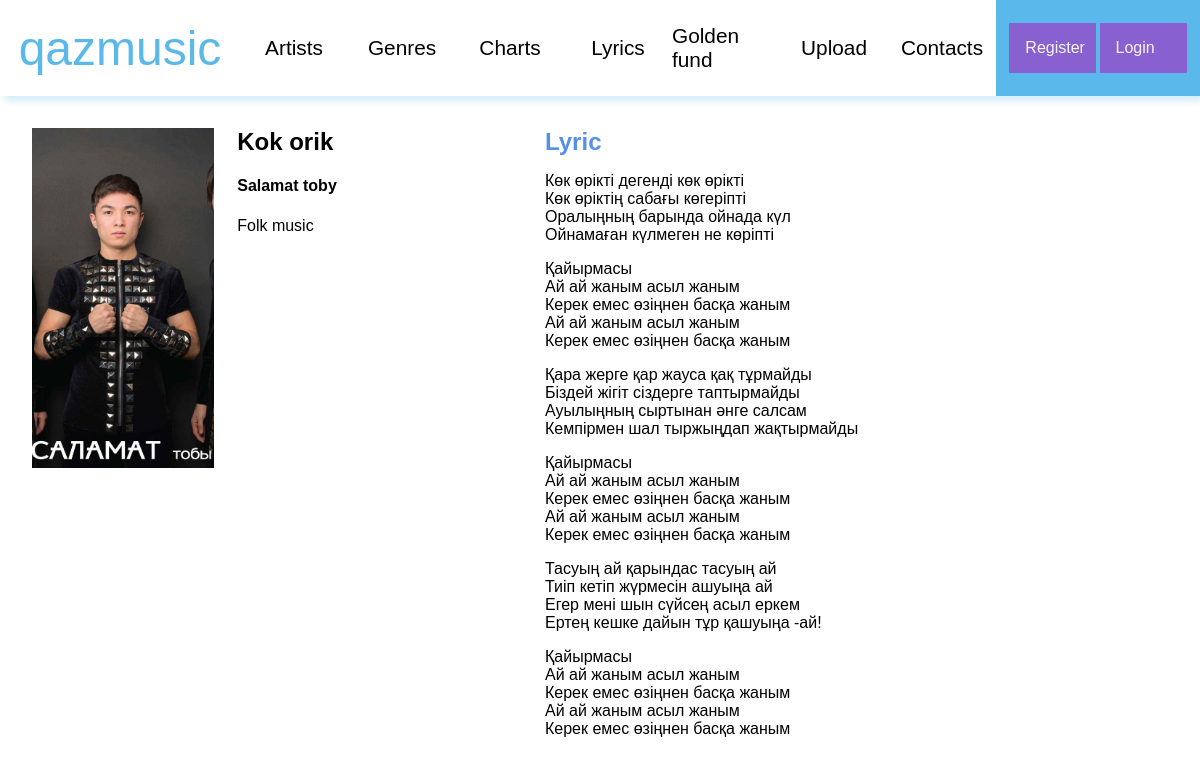
Screenshot of /lyric/3_DOP with the database file from the repository.
### qazmusic/models.py (models this page shows, shortened)
class Artists(models.Model):
    name = models.CharField(max_length=255, db_index=True)
    surname = models.CharField(max_length=255, db_index=True, null=True)
    repertoire = models.IntegerField(verbose_name='repertoire', null=True)
    photo = models.ImageField(upload_to='photo/', null=True)
    class Meta:
        verbose_name = 'Artist'
        verbose_name_plural = 'Artists'

class Tracks(models.Model):
    title = models.CharField(max_length=255, db_index=True)
    artist = models.ForeignKey(Artists, on_delete=models.CASCADE, null=True)
    file = models.FileField(verbose_name='file', upload_to='tracks/')
    published_date = models.DateField(auto_now=False)
    genre = models.ForeignKey(Genres, on_delete=models.PROTECT, null=True)
    def __str__(self):
        return self.title
    class Meta:
        verbose_name = 'Track'
        verbose_name_plural = 'Tracks'

class Lyrics(models.Model):
    track_id = models.ForeignKey(Tracks, on_delete=models.PROTECT)
    poet = models.CharField(max_length=255, db_index=True, null=True)
    composer = models.CharField(max_length=255, db_index=True, null=True)
    content = models.TextField(blank=True)
    photo = models.ImageField(upload_to='lyrics/')
    def __str__(self):
        return self.track_id.title
    class Meta:
        verbose_name = 'Lyric'
        verbose_name_plural = 'Lyrics'

### qazmusic/views.py (the view)
# urls.py: path('lyric/<int:lyric_id>_<str:track_title>', LyricView.as_view(), name='lyric-view'),
class LyricView(DataMixin, DetailView):
    model = Lyrics
    template_name = 'qazmusic/lyric_view.html'
    pk_url_kwarg = 'lyric_id'
    slug_url_kwarg = 'track_title'
    context_object_name = 'lyric'
    def get_context_data(self, *, object_list=None, **kwargs):
        context = super().get_context_data(**kwargs)
        c_def = self.get_user_context(title=str('qazmusic' + str(context['lyric'])))
        context['track_title'] = get_tracks().get(pk=context['lyric'].track_id_id)
        context['artist'] = get_artists().get(pk=context['track_title'].artist_id)
        return dict(list(context.items()) + list(c_def.items()))

### qazmusic/utils.py (called while the page is built)
def get_tracks():
    get_tracks = Tracks.objects.all()
    return get_tracks

def get_artists():
    get_artists = Artists.objects.all()
    return get_artists

    def get_user_context(self, **kwargs):
        context = kwargs
        context['header_menu'] = header_menu
        context['tracks'] = get_tracks()
        return context

### qazmusic/templates/qazmusic/lyric_view.html
{% extends 'qazmusic/base.html' %}
{% load static %}
{% block content %}
    <link rel="stylesheet" href="{% static 'qazmusic/css/artist-view.css' %}">
    <link rel="stylesheet" href="{% static 'qazmusic/css/audio-player.css' %}">
    <main class="artist-view-page">
        <div class="left">
            <div class="artist-card">
                <div class="artist-photo"
                     style="background: url('{{ artist.photo.url }}') no-repeat center;
                             background-size: cover">
                </div>
                <div class="artist-info">
                    <h2>{{ track_title }}</h2>
                    <h4>{{ artist.name }} {{ artist.surname }}</h4>
                    <p>{{ lyric.poet }}</p>
                </div>
            </div>
        </div>
        <div class="right">
            <h2>Lyric</h2>
            <div>
                {{ lyric.content | linebreaks }}
            </div>
        </div>
    </main>
{% endblock %}

### qazmusic/static/qazmusic/css/style.css (style rules this page uses)
html, body { width: 100%; height: 100vh; font-family: "Mark Pro medium", sans-serif; margin: 0; padding: 0; }

### qazmusic/static/qazmusic/css/artist-view.css (style rules this page uses)
.artist-view-page { box-sizing: border-box; display: flex; justify-content: space-between; align-items: center; width: 95%; height: 85%; margin: 2rem; }
.left { display: block; width: 40%; height: 100%; }
.left > .artist-card { width: 100%; height: 50%; display: flex; justify-content: space-between; }
.artist-card > .artist-photo { width: 40%; height: 100%; }
.artist-card > .artist-info { width: 55%; height: 100%; padding: 0; }
.artist-info h2 { padding: 0; margin: 0; }
.right { width: 55%; height: 100%; }
.right h2 { padding: 0; margin: 0; color: #5690e9; }

### rows the page displays
Artists: photo (picture), name "Salamat", surname "toby"
Tracks: title "Kok orik"
Lyrics: poet "Folk music", content "Көк өрікті дегенді көк өрікті Көк өріктің сабағы көгеріпті Оралыңның барында ойнада күл Ойнамаған күлмеген не көріпті Қайырмасы Ай ай жаным асыл жаным Керек емес өзіңнен басқа жаным Ай ай жаным асыл жаным Керек емес өзіңнен басқа жаным Қара жерге қар жауса қақ тұрмайды Біздей жігіт сіздерге таптырмайды Ауылыңның сыртынан әнге салсам Кемпірмен шал тыржыңдап жақтырмайды Қайырмасы Ай ай жаным асыл жаным Керек емес өзіңнен басқа жаным Ай ай жаным асыл жаным Керек емес өзіңнен басқа жаным Тасуың ай қарындас тасуың ай Тиіп кетіп жүрмесін ашуыңа ай Егер мені шын сүйсең асыл еркем Ертең кешке дайын тұр қашуыңа -ай! Қайырмасы Ай ай жаным асыл жаным Керек емес өзіңнен басқа жаным Ай ай жаным асыл…"

### other values shown
{{ title }} "Artists" "Genres" "Charts" "Lyrics" "Golden fund" "Upload" "Contacts"
